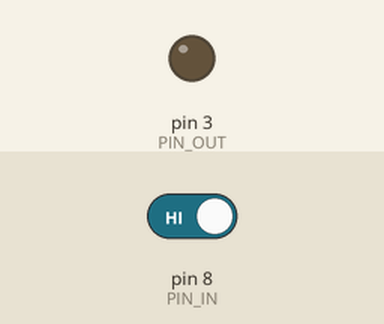
The sketch below on a simulated Arduino Uno, built with avr-gcc and run on an emulated ATmega328P. Shown: output pins drawn as LEDs (lit = HIGH). Dashed ring = blinking. Inputs (shaded band) come from the test bench; at power-on: pin 8 (PIN_IN) HIGH.

Above: at 1.1 s.
At 2.8 s:
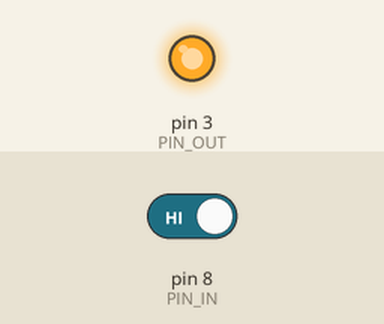
2.9 s: pin 8 (PIN_IN) driven LOW
At 3.1 s:
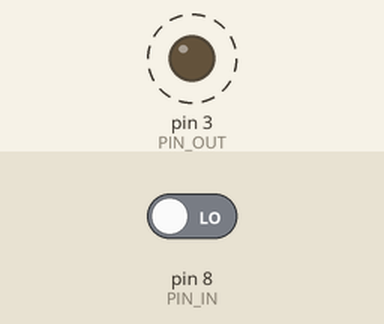
Timing chart, 0 to 12.4 s (numbered marks = the images above; inputs shaded):
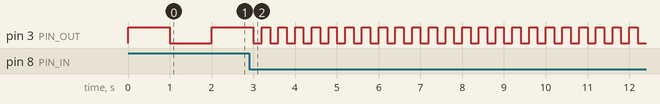

Measured:
- after the input at 2.9 s, pin 3 (PIN_OUT): alternates HIGH for 0.20 s and LOW for 0.20 s, starting after 0.30 s

The sketch:

Lab3.5.ino
```cpp
/*
Blink with a Decision
*/
uint16_t PIN_OUT = 3; // pin 1 for Fubarino Mini, pin 21 for Fubarino SD
uint16_t PIN_IN = 8; // pin 16 for Fubarino Mini, pin 23 for Fubarino SD

void setup() {
pinMode(PIN_OUT, OUTPUT);
pinMode(PIN_IN, INPUT);
}

void loop() {
  digitalWrite(PIN_OUT, !digitalRead(PIN_OUT));
  if( digitalRead(PIN_IN) == LOW ) {
    delay(200);
  }
  else {
    delay(1000);
  }
}
```
